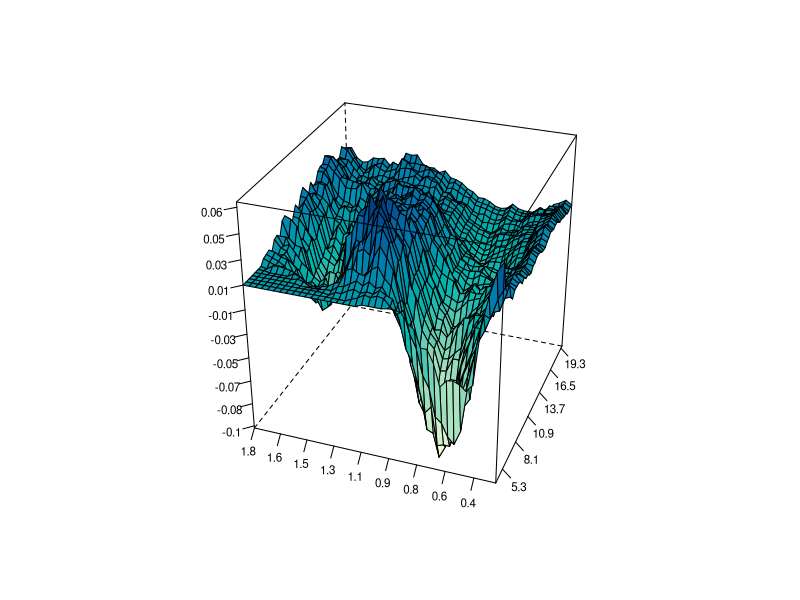

This figure's R source:
rm(list = ls(all = TRUE))
graphics.off()


########################## SUBROUTINES ##########################

BondZeroCoupon = function(Z, D, T, r, lambda, parlambda, distr, params, Tmax, N) {
    # computes price of the zero-coupon CAT bond for the given claim amount distribution and the non-homogeneous Poisson process
    # governing the flow of losses.  y = BondZeroCoupon(Z,D,T,r,lambda,parlambda,distr,params,Tmax,N)
    # --------------------------------------------------------------------- Inputs: Parameter Z Definition scalar, payment at
    # maturity Parameter D Definition n1 x 1 vector, threshold level Parameter T Definition n2 x 1 vector, time to expiry
    # Parameter r Definition scalar, continuously-compounded discount rate Parameter lambda Definition scalar, intensity
    # function, if lambda=0, a sine function, if lambda=1, a linear function, if lambda=2, a sine square function Parameter
    # parlambda Definition n x 1 vector, parameters of the intensity function lambda (n=2 for lambda=1, n=3 otherwise) Parameter
    # distrib Definition string, claim size distribution Parameter params Definition n x 1 vector, parameters of the claim size
    # distribution n = 1 (exponential) n = 2 (gamma, lognormal, Pareto, Weibull) n = 3 (Burr, mixofexps) Parameter Tmax
    # Definition scalar, time horizon Parameter N Definition scalar, number of trajectories
    # --------------------------------------------------------------------- Output: Parameter y Definition m x 3 matrix, the
    # first column are times to bond's expiration, the second threshold levels and the third corresponding prices of the bond
    # ---------------------------------------------------------------------
    
    if (lambda != 0 && lambda != 1 && lambda != 2) {
        stop("BondZeroCoupon: Lambda must be either 0,1 or 2.")
    }
    if (length(Z) != 1) {
        stop("BondZeroCoupon: payment at maturity Z needs to be a scalar")
    }
    if (length(r) != 1) {
        stop("BondZeroCoupon: discount rate needs to be a scalar")
    }
    if (dim(as.matrix(D))[1] == 1) {
        stop("BondZeroCoupon: threshold level D needs to be a vector ")
    }
    if (dim(as.matrix(T))[1] == 1) {
        stop("BondZeroCoupon: time to expiry T needs to be a vector ")
    }
    
    
    x = simNHPPALP(lambda, parlambda, distr, params, Tmax, N)
    Tl = length(T)
    Dl = length(D)
    y = matrix(0, Tl * Dl, 3)
    i = 1  #loop (times to maturity)
    j = 1  #loop (treshold levels)
    k = 1  #loop (trajectories)
    wyn = 0
    while (i <= Tl) {
        while (j <= Dl) {
            while (k <= N) {
                traj = cbind(x[, k, 1], x[, k, 2])
                wyn = wyn + as.numeric(traj[length(traj[which(traj[, 1] <= T[i]), 1]), 2] <= D[j])
                k = k + 1
            }
            y[(i - 1) * Dl + j, 1] = T[i]
            y[(i - 1) * Dl + j, 2] = D[j]
            y[(i - 1) * Dl + j, 3] = Z * exp(-r * T[i]) * wyn/N  #
            wyn = 0
            k = 1
            j = j + 1
        }
        j = 1
        i = i + 1
    }
    y = y
    return(y)
}

Burrrnd = function(alpha, lambda, tau, n, m) {
    # BURRRND Random arrays from Burr distribution.  --------------------------------------------------------------------- R =
    # BURRRND(ALPHA,LAMBDA,TAU,N,M) returns an M-by-N array of random numbers chosen from the Burr distribution with parameters
    # ALPHA, LAMBDA, TAU.  --------------------------------------------------------------------- The default values for the
    # parameters ALPHA, LAMBDA, TAU, M, N are 1, 1, 2, 1, 1, respectively.  BURRRND uses the inversion method.
    # ---------------------------------------------------------------------
    
    
    if (missing(m)) {
        m = 1
    }
    if (missing(n)) {
        n = 1
    }
    if (missing(tau)) {
        tau = 2
    }
    if (missing(lambda)) {
        lambda = 1
    }
    if (missing(alpha)) {
        alpha = 1
    }
    u = matrix(0, n, m)
    for (i in 1:m) {
        u[, i] = (lambda * (runif(n, 0, 1)^(-1/alpha) - 1))^(1/tau)
    }
    y = u
    return(y)
}

mixexprnd = function(p, beta1, beta2, n, m) {
    # MIXEXPRND Random arrays from the mixed exponential distribution.
    # --------------------------------------------------------------------- Y = MIXEXPRND(P,BETA1,BETA2,N,M) returns an M-by-N
    # array of random numbers chosen from the mixed exponential distribution with parameters P, BETA1, BETA2.
    # --------------------------------------------------------------------- The default values for A, BETA1, BETA2, N, M are
    # 0.5, 1, 2, 1, 1, respectively.  MIXEXPRND uses the exponential number generator.
    # ---------------------------------------------------------------------
    
    if (missing(p)) {
        p = 0.5
    }
    if (missing(beta1)) {
        beta1 = 1
    }
    if (missing(beta2)) {
        beta2 = 2
    }
    y = rexp(n * m, rate = (1/beta2))
    aux = which(runif(n * m, 0, 1) <= p)
    
    if (!missing(aux)) {
        y[aux] = rexp(length(aux), 1/beta1)
    }
    
    y = matrix(y, n, m)
    return(y)
}

simHPP = function(lambda, T, N) {
    # SIMHPP Homogeneous Poisson process.  --------------------------------------------------------------------- Y =
    # SIMHPP(lambda,T,N) generates N trajectories of the homogeneous Poisson process with intensity LAMBDA. T is the time
    # horizon.  ---------------------------------------------------------------------
    
    if (lambda <= 0 || length(lambda) != 1) {
        stop("simHPP: Lambda must be a positive scalar.")
    }
    if (T <= 0 || length(T) != 1) {
        stop("simHPP: T must be a positive scalar.")
    }
    if (N <= 0 || length(N) != 1) {
        stop("simHPP: N must be a positive scalar.")
    }
    EN = rpois(N, lambda * T)
    ym = matrix(T, 2 * max(EN) + 2, N)
    tmp = array(0, c(2 * max(EN) + 2, N, 2))
    y = tmp
    y[, , 1] = ym
    y[, , 2] = matrix(1, 2 * max(EN) + 2, 1) %*% t(EN)
    
    i = 1
    while (i <= N) {
        if (EN[i] > 0) {
            ttmp = c(sort(T * runif(EN[i])))
            y[1:(2 * EN[i] + 1), i, 1] = c(0, ttmp[ceiling((1:(2 * EN[i]))/2)])
        } else {
            y[1, i, 1] = 0
        }
        y[1:(2 * EN[i] + 2), i, 2] = c(0, floor((1:(2 * EN[i]))/2), EN[i])
        i = i + 1
    }
    return(y)
}


simNHPP = function(lambda, parlambda, T, N) {
    
    # SIMNHPP Non-homogeneous Poisson process.  --------------------------------------------------------------------- Y =
    # SIMNHPP(lambda,parlambda,T,N) generates N trajectories of the non-homogeneous Poisson process with intensity specified by
    # LAMBDA (0 - sine function, 1 - linear function, 2 - sine square function) with paramters in PARLAMBDA. T is the time
    # horizon. The function usues thining method.  ---------------------------------------------------------------------
    
    # lambda: scalar, intensity function, sine function (lambda=0), linear function (lambda=1) or sine square function
    # (lambda=2) parlambda: n x 1 vector, parameters of the intensity function lambda (n=2 for lambda=1, n=3 otherwise) T:
    # scalar, time horizon N: scalar, number of trajectories
    a = parlambda[1]
    b = parlambda[2]
    if (lambda == 0) {
        d = parlambda[3]
        JM = simHPP(a + b, T, N)
    } else if (lambda == 1) {
        JM = simHPP(a + b * T, T, N)
    } else if (lambda == 2) {
        d = parlambda[3]
        JM = simHPP(a + b * T, T, N)
    }
    rjm = nrow(JM)
    yy = array(0, c(rjm, N, 2))
    yy[, , 1] = matrix(T, nrow = rjm, ncol = N)
    
    i = 1
    maxEN = 0
    while (i <= N) {
        pom = JM[, i, 1][JM[, i, 1] < T]
        pom = pom[2 * (1:(length(pom)/2))]
        R = runif(NROW(pom))
        if (lambda == 0) {
            lambdat = (a + b * sin(2 * pi * (pom + d)))/(a + b)
        } else {
            if (lambda == 1) {
                lambdat = (a + b * pom)/(a + b * T)
            } else {
                if (lambda == 2) {
                  lambdat = (a + b * sin(2 * pi * (pom + d))^2)/(a + b)
                }
            }
        }
        pom = pom[R < lambdat]
        EN = NROW(pom)
        maxEN = max(maxEN, EN)
        yy[1:(2 * EN + 1), i, 1] = c(0, rep(pom, each = 2))
        yy[2:(2 * EN), i, 2] = c(floor((1:(2 * EN - 1))/2))
        yy[(2 * EN + 1):rjm, i, 2] = matrix(EN, nrow = rjm - 2 * EN, ncol = 1)
        i = i + 1
    }
    yy = yy[1:(2 * maxEN + 2), , ]
    return(yy)
}

Paretornd = function(alpha, lambda, n, m) {
    # PARETORND Random arrays from Pareto distribution.  --------------------------------------------------------------------- Y
    # = PARETORND(ALPHA,LAMBDA,N,M) returns an M-by-N array of random numbers chosen from the Pareto distribution with
    # parameters ALPHA, LAMBDA.  The default values for ALPHA, LAMBDA, N, M 1, 1, 1, 1, respectively.  PARETORND uses the
    # inversion method.  ---------------------------------------------------------------------
    
    if (missing(m)) {
        m = 1
    }
    if (missing(n)) {
        n = 1
    }
    if (missing(lambda)) {
        lambda = 1
    }
    if (missing(alpha)) {
        alpha = 1
    }
    u = matrix(0, n, m)
    for (i in 1:m) {
        u[, i] = lambda * (runif(n, 0, 1)^(-1/alpha) - 1)
    }
    y = u
    return(y)
}

simNHPPALP = function(lambda, parlambda, distrib, params, T, N) {
    # generates aggregate loss process driven by the non-homogeneous Poisson process.
    # --------------------------------------------------------------------- y = simNHPPALP(lambda,parlambda,distrib,params,T,N)
    # --------------------------------------------------------------------- Output: Parameter: y Definition: 2*max+2 x N x 2
    # array, generated process - max is the maximum number of jumps for all generated trajectories
    # --------------------------------------------------------------------- Input: Parameter: lambda Definition: scalar,
    # intensity function, sine function (lambda=0), linear function (lambda=1) or sine square function (lambda=2) Parameter:
    # parlambda Definition: n x 1 vector, parameters of the intensity function lambda (n=2 for lambda=1, n=3 otherwise)
    # Parameter: distrib Definition: string, claim size distribution Parameter: params Definition: n x 1 vector, parameters of
    # the claim size distribution n = 1 (exponential) n = 2 (gamma, lognormal, Pareto, Weibull) n = 3 (Burr, mixofexps)
    # Parameter: T Definition: scalar, time horizon Parameter: N Definition: scalar, number of trajectories
    # ---------------------------------------------------------------------
    
    if (lambda != 0 && lambda != 1 && lambda != 2) {
        stop("simNHPPALP: Lambda must be either 0,1 or 2.")
    }
    if (T <= 0 || (length(T)) != 1) {
        stop("simNHPPALP: T must be a positive scalar.")
    }
    if (N <= 0 || (length(N)) != 1) {
        stop("simNHPPALP: N must be a positive scalar.")
    }
    if (length(parlambda) != 3 && (lambda) != 1) {
        stop("simNHPPALP: for lambda 0 or 2, parlambda must be a 3 x 1 vector.")
    }
    if (length(parlambda) != 2 && (lambda) == 1) {
        stop("simNHPPALP: for lambda 1, parlambda must be a 2 x 1 vector.")
    }
    if ((distrib == "Burr" || distrib == "mixofexps") && (length(params)) != 3) {
        stop("simNHPPALP: for Burr and mixofexps distributions, params must be a 3 x 1 vector.")
    }
    if ((distrib == "gamma" || distrib == "lognormal" || distrib == "Pareto" || distrib == "Weibull") && (length(params)) != 
        2) {
        stop("simNHPPALP: for gamma, lognormal, Pareto and Weibull distributions, params must be a 2 x 1 vector.")
    }
    if (distrib == "exponential" && (length(params)) != 1) {
        stop("simNHPPALP: for exponential distribution, params must be a scalar.")
    }
    if (distrib != "exponential" && distrib != "gamma" && distrib != "mixofexps" && distrib != "Weibull" && distrib != "lognormal" && 
        distrib != "Pareto" && distrib != "Burr") {
        stop("simNHPPALP: distribs should be: exponential, gamma, mixofexps, Weibull, lognormal, Pareto or Burr")
    }
    poisproc = simNHPP(lambda, parlambda, T, N)
    rpp = dim(poisproc)[1]
    cpp = dim(poisproc)[2]
    losses = matrix(0, rpp, cpp)
    
    if (distrib == "Burr") {
        i = 1
        while (i <= N) {
            if (N == 1) {
                aux = min(as.matrix(which(poisproc[, 1] == T)))  #[1:i,])
            } else {
                aux = min(as.matrix(which(poisproc[, i, 1] == T)))  #[1:i,])
            }
            if (aux > 2) {
                laux = cumsum(Burrrnd(params[1], params[2], params[3], aux/2 - 1, 1))
                losses[3:aux, i] = laux[ceiling((1:(aux - 2))/2)]
                if (aux < rpp) {
                  losses[(aux + 1):rpp, i] = matrix(laux[length(laux)], rpp - aux, 1)
                }
            } else {
                losses[, i] = rep(0, rpp)
            }
            i = i + 1
        }
    } else if (distrib == "exponential") {
        i = 1
        while (i <= N) {
            if (N == 1) {
                aux = min(as.matrix(which(poisproc[, 1] == T)))  #[1:i,])
            } else {
                aux = min(as.matrix(which(poisproc[, i, 1] == T)))  #[1:i,])
            }
            if (aux > 2) {
                laux = cumsum(rexp(aux/2 - 1, rate = 1/params[1]))
                losses[3:aux, i] = laux[ceiling((1:aux - 2)/2)]
                if (aux < rpp) {
                  losses[(aux + 1):rpp, i] = matrix(laux[length(laux)], rpp - aux, 1)
                }
            } else {
                losses[, i] = rep(0, rpp)
            }
            i = i + 1
        }
    } else if (distrib == "gamma") {
        i = 1
        while (i <= N) {
            if (N == 1) {
                aux = min(as.matrix(which(poisproc[, 1] == T)))  #[1:i,])
            } else {
                aux = min(as.matrix(which(poisproc[, i, 1] == T)))  #[1:i,])
            }
            if (aux > 2) {
                laux = cumsum(rgamma(aux/2 - 1, shape = params[1], rate = params[2], scale = (1/params[2])))
                losses[3:aux, i] = laux[ceiling((1:aux - 2)/2)]
                if (aux < rpp) {
                  losses[(aux + 1):rpp, i] = matrix(laux[length(laux)], rpp - aux, 1)
                }
            } else {
                losses[, i] = rep(0, rpp)
            }
            i = i + 1
        }
    } else if (distrib == "lognormal") {
        i = 1
        while (i <= N) {
            if (N == 1) {
                aux = min(as.matrix(which(poisproc[, 1] == T)))  #[1:i,])
            } else {
                aux = min(as.matrix(which(poisproc[, i, 1] == T)))  #[1:i,])
            }
            if (aux > 2) {
                laux = cumsum(rlnorm(aux/2 - 1, meanlog = params[1], sdlog = params[2]))
                losses[3:aux, i] = laux[ceiling((1:(aux - 2))/2)]
                if (aux < rpp) {
                  losses[(aux + 1):rpp, i] = matrix(laux[length(laux)], rpp - aux, 1)
                }
            } else {
                losses[, i] = rep(0, rpp)
            }
            i = i + 1
        }
    } else if (distrib == "mixofexps") {
        i = 1
        while (i <= N) {
            if (N == 1) {
                aux = min(as.matrix(which(poisproc[, 1] == T)))  #[1:i,])
            } else {
                aux = min(as.matrix(which(poisproc[, i, 1] == T)))  #[1:i,])
            }
            if (aux > 2) {
                laux = cumsum(mixexprnd(params[3], params[1], params[2], aux/2 - 1, 1))
                losses[3:aux, i] = laux[ceiling((1:(aux - 2))/2)]
                if (aux < rpp) {
                  losses[(aux + 1):rpp, i] = matrix(laux[length(laux)], rpp - aux, 1)
                }
            } else {
                losses[, i] = rep(0, rpp)
            }
            i = i + 1
        }
    } else if (distrib == "Pareto") {
        i = 1
        while (i <= N) {
            if (N == 1) {
                aux = min(as.matrix(which(poisproc[, 1] == T)))  #[1:i,])
            } else {
                aux = min(as.matrix(which(poisproc[, i, 1] == T)))  #[1:i,])
            }
            if (aux > 2) {
                laux = cumsum(Paretornd(params[1], params[2], aux/2 - 1, 1))
                losses[3:aux, i] = laux[ceiling((1:(aux - 2))/2)]
                if (aux < rpp) {
                  losses[(aux + 1):rpp, i] = matrix(laux[length(laux)], rpp - aux, 1)
                }
            } else {
                losses[, i] = rep(0, rpp)
            }
            i = i + 1
        }
    } else if (distrib == "Weibull") {
        i = 1
        while (i <= N) {
            if (N == 1) {
                aux = min(as.matrix(which(poisproc[, 1] == T)))  #[1:i,])
            } else {
                aux = min(as.matrix(which(poisproc[, i, 1] == T)))  #[1:i,])
            }
            if (aux > 2) {
                laux = cumsum(rweibull(aux/2 - 1, scale = params[1]^(-1/params[2]), shape = params[2]))
                losses[3:aux, i] = laux[ceiling((1:(aux - 2))/2)]
                if (aux < rpp) {
                  losses[(aux + 1):rpp, i] = matrix(laux[length(laux)], rpp - aux, 1)
                }
            } else {
                losses[, i] = rep(0, rpp)
            }
            i = i + 1
        }
    }
    if (N == 1) {
        y = array(0, dim(poisproc))
        y[, 1] = poisproc[, 1]
        y[, 2] = losses[, 1]
    } else {
        y = array(0, dim(poisproc))
        y[, , 1] = poisproc[, , 1]
        y[, , 2] = losses
    }
    return(y)
}

########################## MAIN PROGRAM ##########################

set.seed(100)
parlambda1 = c(35.32, 2.32 * 2 * pi, -0.2)  # NHPP1
parlambda2 = c(35.22, 0.224, -0.16)  # NHPP2
distr = "Burr"
# distr = 'lognormal' params = c(18.3806,1.1052) #lognormal
params = c(0.4801, 3.9495 * 1e+16, 2.1524)  #Burr

data = read.table("ncl.dat")
A = mean(data[, 3]) * (34.2/4)

na = 41  # default 41
D = seq(A, length = na, by = (12 * A - A)/(na - 1))
B = 0.25
nb = 41  # default 41
T = seq(B, length = nb, by = (8 * B - B)/(nb - 1))
Tmax = max(T)
lambda1 = 0
lambda2 = 2

N = 1000  # default 1000
r = log(1.025)
Z = 1.06
d1 = BondZeroCoupon(Z, D, T, r, lambda1, parlambda1, distr, params, Tmax, N)
d2 = BondZeroCoupon(Z, D, T, r, lambda2, parlambda2, distr, params, Tmax, N)
y = d1[, 1]
x = d1[, 2]/1e+09
z = d1[, 3] - d2[, 3]
data = data.frame(cbind(x, y, z))

require("lattice")
par.set = list(axis.line = list(col = "transparent"), clip = list(panel = "off"))
wireframe(z ~ x * y, data = data, screen = list(z = 70, x = -60), drape = TRUE, colorkey = F, ticktype = "detailed", scales = list(arrows = FALSE, 
    col = "black", distance = 1, tick.number = 8, cex = 0.7, x = list(labels = round(seq(min(x), max(x), length = 11), 1)), 
    y = list(labels = round(seq(min(y), max(y), length = 11), 1)), z = list(labels = round(seq(min(z), max(z), length = 11), 
        2))), xlab = list("", rot = 30, cex = 1.2), ylab = list("", rot = -40, cex = 1.2), zlab = list("", rot = 95, cex = 1.1), 
    par.settings = par.set) 
